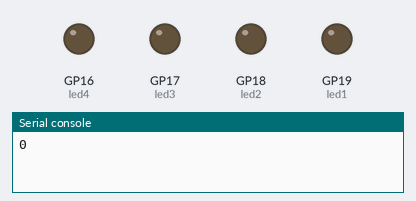
Simulated run of this program. Board: Raspberry Pi Pico running MicroPython. Parts: output pins drawn as LEDs (lit = HIGH), the last lines printed to the serial console.

Above: at 0.5 s.
At 2.5 s:
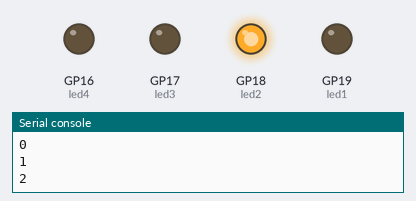
At 4.5 s:
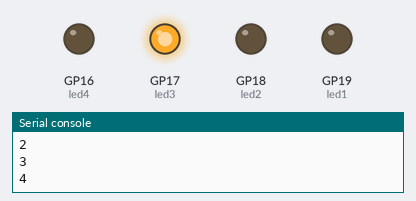
At 9.5 s:
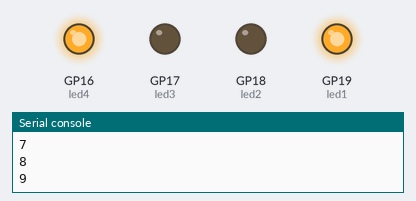
At 14.5 s:
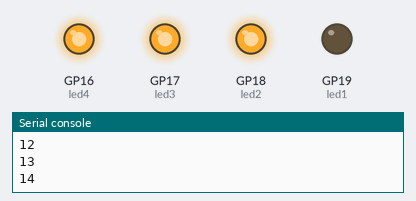
At 19.5 s:
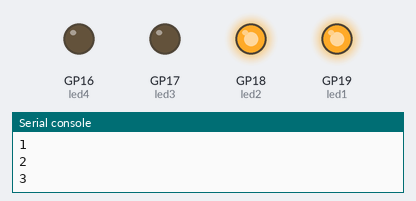
Timing chart, 0 to 20.8 s (numbered marks = the images above):
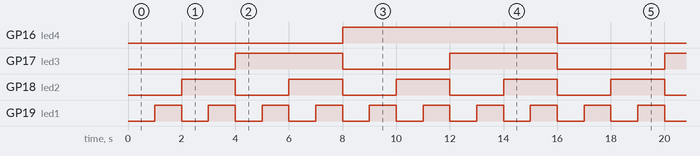

Measured:
- by itself, GP16 (led4): alternates HIGH for 8.0 s and LOW for 8.0 s
- by itself, GP17 (led3): alternates HIGH for 4.0 s and LOW for 4.0 s
- by itself, GP18 (led2): alternates HIGH for 2.0 s and LOW for 2.0 s
- by itself, GP19 (led1): alternates HIGH for 1.0 s and LOW for 1.0 s

The program:

binary_LED.py
```python
from machine import Pin
from time import sleep

led1= Pin(19, Pin.OUT)
led2= Pin(18, Pin.OUT)
led3= Pin(17, Pin.OUT)
led4= Pin(16, Pin.OUT)

leds = [led1, led2, led3, led4]

while True:
    for count in range(16):
        for bit in range(4):
            leds[bit].value((count >> bit) & 1)

        print(count)
        sleep(1)
```
